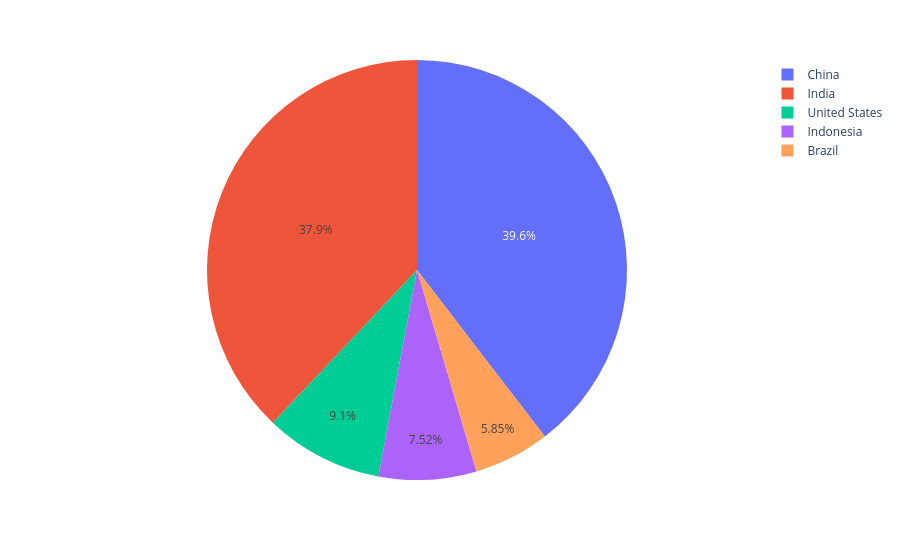

The code cell stored with this chart in its notebook:
### Code cell
px.pie(values=df_2020.values,
names=df_2020.index)

### Figure 1 — Plotly figure (JSON) as saved in the notebook; plotly's stock layout.template omitted (floating-point values rounded to 4 significant figures)
{"data": [{"domain": {"x": [0, 1], "y": [0, 1]}, "hovertemplate": "label=%{label}<br>value=%{value}<extra></extra>", "labels": ["United States", "India", "China", "Indonesia", "Brazil"], "legendgroup": "", "name": "", "showlegend": true, "type": "pie", "values": [331000000.0, 1380000000.0, 1439000000.0, 273500000.0, 212600000.0]}], "layout": {"legend": {"tracegroupgap": 0}, "margin": {"t": 60}}}
